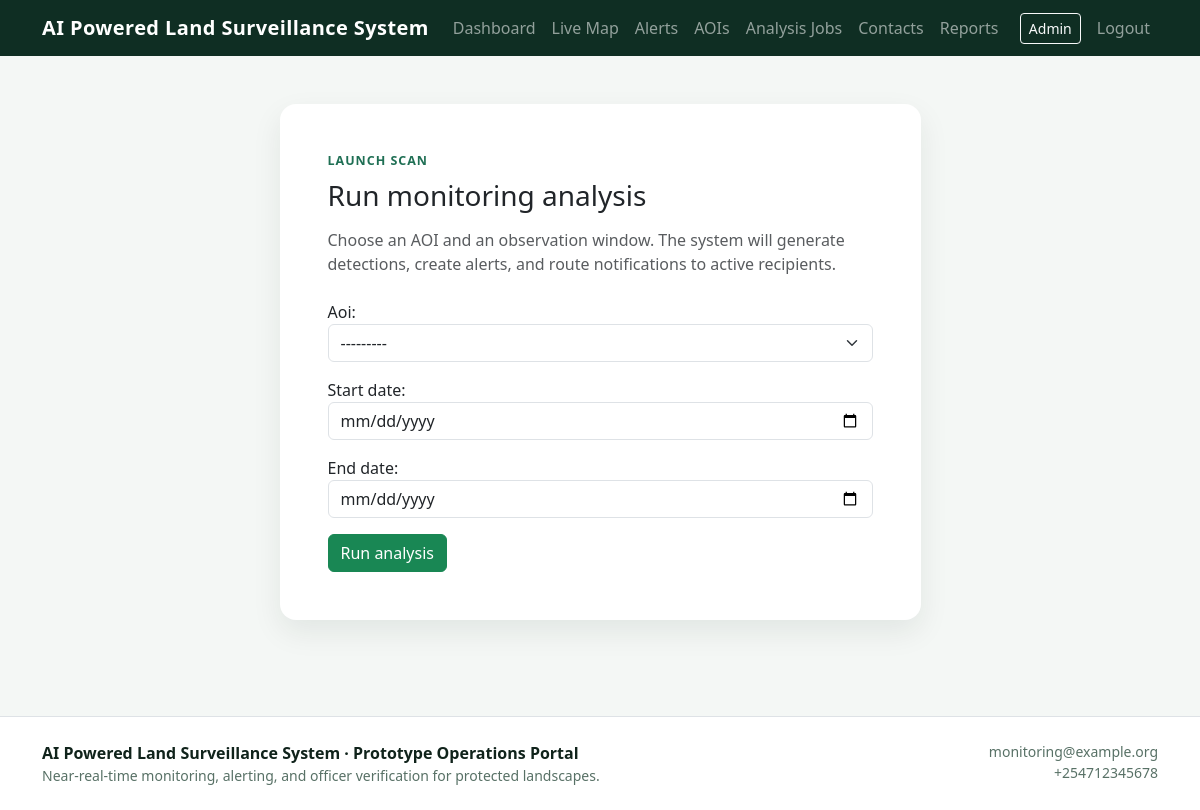
The page /analysis-jobs/run/ (signed in) on the database its author committed.
### core/models.py (models this page shows, shortened)
class SiteConfiguration(models.Model):
    site_title = models.CharField(max_length=160, default='AI Powered Land Surveillance System')
    tagline = models.CharField(max_length=255, default='Near-real-time environmental monitoring, alerting, and officer verification.')
    hero_title = models.CharField(max_length=255, default='Protect forests with faster digital intelligence')
    hero_text = models.TextField(default='Monitor protected areas, run automated scans, review georeferenced alerts, and notify field teams through one operations portal.')
    hero_image_url = models.URLField(blank=True, default='https://images.unsplash.com/photo-1441974231531-c6227db76b6e?auto=format&fit=crop&w=1600&q=80')
    dashboard_image_url = models.URLField(blank=True, default='https://images.unsplash.com/photo-1500530855697-b586d89ba3ee?auto=format&fit=crop&w=1200&q=80')
    field_image_url = models.URLField(blank=True, default='https://images.unsplash.com/photo-1473773508845-188df298d2d1?auto=format&fit=crop&w=1200&q=80')
    operations_email = models.EmailField(blank=True, default='ops@example.com')
    operations_phone = models.CharField(max_length=40, blank=True, default='+254700000000')
    footer_text = models.CharField(max_length=255, default='AI Powered Land Surveillance System')
    updated_at = models.DateTimeField(auto_now=True)
    class Meta:
        verbose_name = 'Site configuration'
        verbose_name_plural = 'Site configuration'

### core/views.py (the view)
# urls.py: path('analysis-jobs/run/', views.run_analysis, name='run_analysis'),
@login_required
def run_analysis(request):
    if request.method == 'POST':
        form = AnalysisRunForm(request.POST)
        if form.is_valid():
            job = form.save(commit=False)
            job.requested_by = request.user
            job.status = 'running'
            job.save()
            detections, engine_name = generate_detections(job.aoi, job.start_date, job.end_date)
            job.engine_name = engine_name
            created = []
            for detection in detections:
                alert = Alert.objects.create(aoi=job.aoi, analysis_job=job, **detection)
                created.append(alert)
                notify_alert(alert, actor=request.user)
            job.status = 'success'
            job.completed_at = timezone.now()
            job.detections_count = len(created)
            job.summary = f'Analysis completed with {len(created)} affected area(s) identified.'
            job.save(update_fields=['status', 'completed_at', 'detections_count', 'summary', 'engine_name'])
            messages.success(request, f'Analysis completed. {len(created)} alert(s) generated.')
            return redirect('analysis_jobs')
    else:
        form = AnalysisRunForm()
    return render(request, 'core/run_analysis.html', {'form': form})

### core/forms.py
class AnalysisRunForm(forms.ModelForm):
    class Meta:
        model = AnalysisJob
        fields = ['aoi', 'start_date', 'end_date']
        widgets = {
            'aoi': forms.Select(attrs={'class': 'form-select'}),
            'start_date': forms.DateInput(attrs={'class': 'form-control', 'type': 'date'}),
            'end_date': forms.DateInput(attrs={'class': 'form-control', 'type': 'date'}),
        }

### core/context_processors.py (called while the page is built)
def site_configuration(request):
    config = SiteConfiguration.objects.order_by('id').first()
    return {'site_config': config}

### core/models.py (called while the page is built)
    def __str__(self):
        return self.name

### core/templates/core/run_analysis.html (shortened to what this page needs)
{% extends 'core/base.html' %}
{% block content %}
<div class="row justify-content-center">
  <div class="col-lg-7">
    <div class="card card-soft"><div class="card-body p-4 p-lg-5"><div class="section-label mb-2">Launch scan</div><h1 class="h3 mb-3">Run monitoring analysis</h1><p class="text-muted">Choose an AOI and an observation window. The system will generate detections, create alerts, and route notifications to active recipients.</p><form method="post" class="mt-4">{% csrf_token %}{{ form.as_p }}<button class="btn btn-success">Run analysis</button></form></div></div>
  </div>
</div>
{% endblock %}

### core/templates/core/base.html (shortened to what this page needs)
{% load static %}
<!doctype html>
<html lang="en">
<head>
    <link href="https://cdn.jsdelivr.net/npm/bootstrap@5.3.3/dist/css/bootstrap.min.css" rel="stylesheet">
    <link rel="stylesheet" href="https://unpkg.com/leaflet@1.9.4/dist/leaflet.css">
    <link rel="stylesheet" href="{% static 'css/styles.css' %}">
</head>
<body>
<nav class="navbar navbar-expand-lg navbar-dark" style="background:#0f2e23;">
  <div class="container">
    <a class="navbar-brand fw-bold" href="{% url 'home' %}">{{ site_config.site_title|default:'AI Land Surveillance' }}</a>
    <div class="collapse navbar-collapse" id="navMenu">
      <ul class="navbar-nav me-auto mb-2 mb-lg-0">
        <li class="nav-item"><a class="nav-link" href="{% url 'dashboard' %}">Dashboard</a></li>
        <li class="nav-item"><a class="nav-link" href="{% url 'live_map' %}">Live Map</a></li>
        <li class="nav-item"><a class="nav-link" href="{% url 'alerts' %}">Alerts</a></li>
        <li class="nav-item"><a class="nav-link" href="{% url 'aois' %}">AOIs</a></li>
        <li class="nav-item"><a class="nav-link" href="{% url 'analysis_jobs' %}">Analysis Jobs</a></li>
        <li class="nav-item"><a class="nav-link" href="{% url 'contacts' %}">Contacts</a></li>
        <li class="nav-item"><a class="nav-link" href="{% url 'reports' %}">Reports</a></li>
      </ul>
      <ul class="navbar-nav align-items-lg-center gap-lg-2">
        {% if request.user.is_authenticated %}
          <li class="nav-item"><a class="btn btn-sm btn-outline-light" href="{% url 'admin:index' %}">Admin</a></li>
          <li class="nav-item"><a class="nav-link" href="{% url 'logout' %}">Logout</a></li>
        {% else %}
          <li class="nav-item"><a class="btn btn-sm btn-success" href="{% url 'login' %}">Login</a></li>
        {% endif %}
      </ul>
    </div>
  </div>
</nav>
<main class="container py-4 py-lg-5">
  {% block content %}{% endblock %}
</main>
<footer class="border-top bg-white py-4 mt-5">
  <div class="container d-flex flex-column flex-lg-row justify-content-between gap-3">
    <div>
      <div class="fw-semibold">{{ site_config.footer_text|default:'AI Powered Land Surveillance System' }}</div>
      <div class="footer-note small">{{ site_config.tagline }}</div>
    </div>
    <div class="text-lg-end small footer-note">
      <div>{{ site_config.operations_email }}</div>
      <div>{{ site_config.operations_phone }}</div>
    </div>
  </div>
</footer>
</body>
</html>

### static/css/styles.css (style rules this page uses)
:root { --brand-1: #0f5132; --brand-2: #1f6f54; --brand-3: #d7f4e4; --ink: #10231b; }
body { background: #f4f7f5; color: var(--ink); }
.navbar-brand { letter-spacing: .02em; }
.card-soft { border: 0; border-radius: 1rem; box-shadow: 0 12px 30px rgba(16,35,27,.08); }
.section-label { font-size: .78rem; letter-spacing: .08em; text-transform: uppercase; color: var(--brand-2); font-weight: 700; }
.footer-note { color: #587166; }

### rows shown on the page
SiteConfiguration: site_title "AI Powered Land Surveillance System", footer_text "AI Powered Land Surveillance System · Prototype Operations Portal", tagline "Near-real-time monitoring, alerting, and officer verification for protected landscapes.", operations_email "monitoring@example.org", operations_phone "+254712345678"
